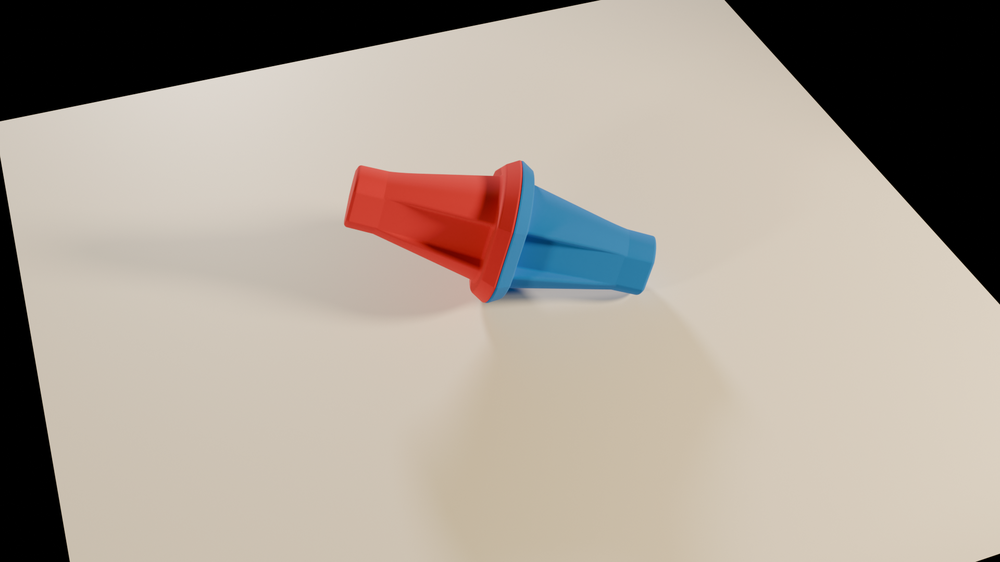
#> input picture pin.png, 1000 x 562 px, shrunk from 1920 x 1080 before the run
$ python pin_contour.py
#> lines starting #> are read from the running program, lines starting #| are printed output that depends on the picture; after the words box and inside, x2 and y2 are one past the last pixel; in counts of white or black regions, pixels touching at a corner belong together
import cv2
from pupil_apriltags import Detector
import numpy as np
from matplotlib import pyplot as plt

img = cv2.imread("pin.png")
#> img is the input picture: shape (562, 1000, 3); mean B, G, R 148.8, 159.4, 169.4

imgray = cv2.cvtColor(img, cv2.COLOR_BGR2GRAY)
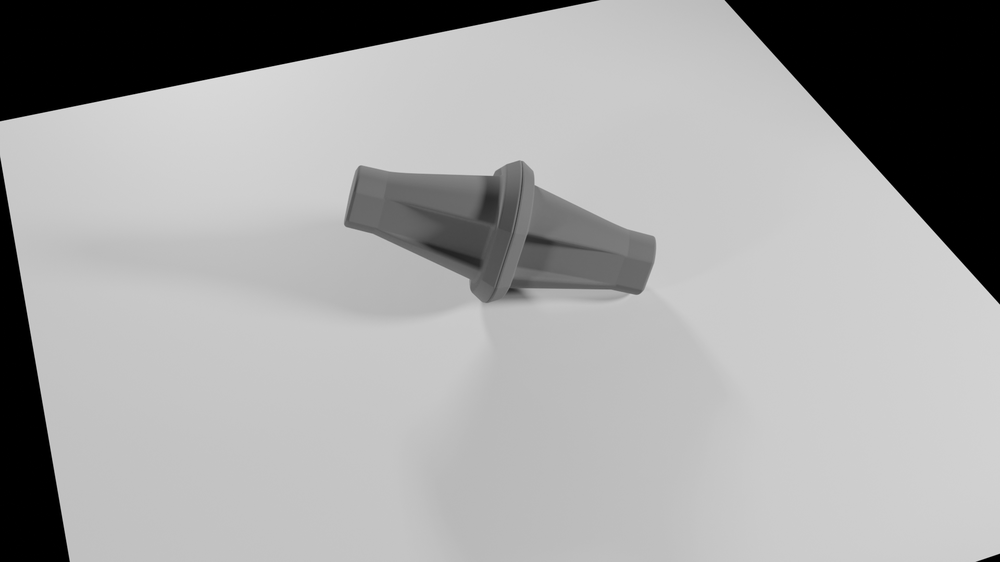
#> imgray: shape (562, 1000); min 0, max 229, mean 161.2

ret, thresh = cv2.threshold(imgray, 127, 255, 0)
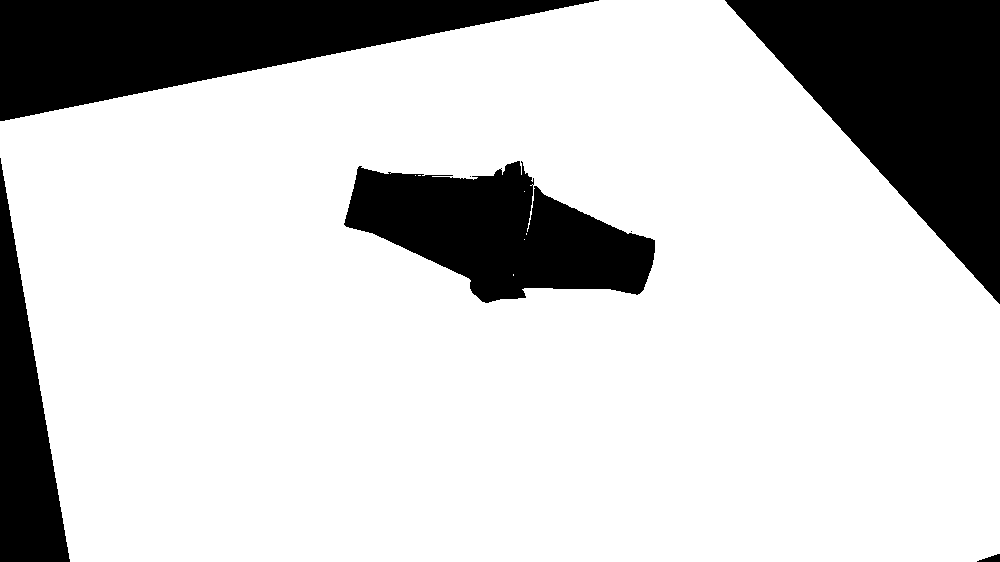
#> thresh: shape (562, 1000); 78.9% white; 7 black regions (2 under 20 px)
contours, hierarchy = cv2.findContours(thresh, cv2.RETR_TREE, cv2.CHAIN_APPROX_SIMPLE)
#> contours = 11 contours, 9 with area under 20; largest, box (x1, y1, x2, y2) and area: (0, 0, 1000, 562) 467816, (343, 160, 656, 304) 26323
cv2.drawContours(img, contours, -1, (0,255,0), 3)
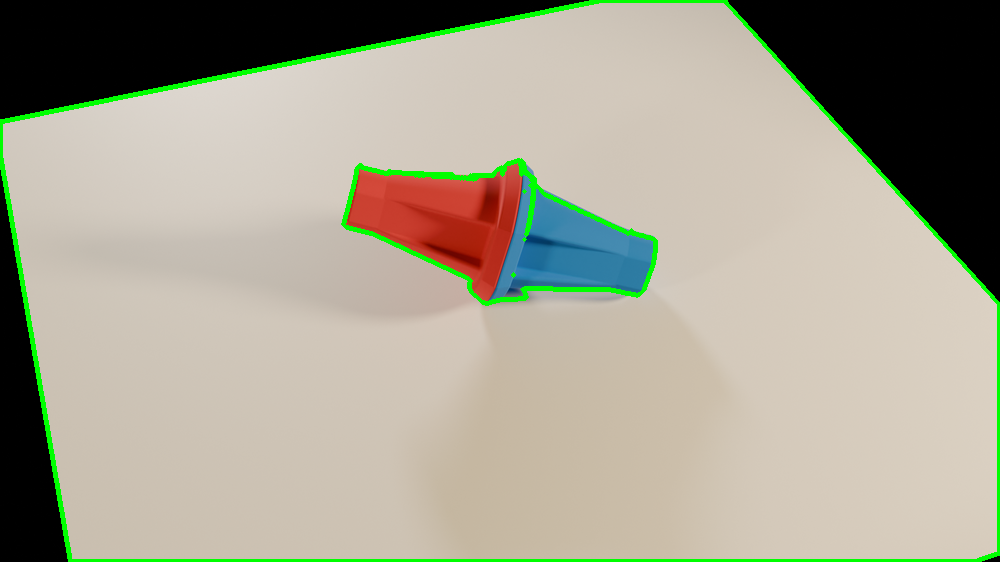
#> img: shape (562, 1000, 3); 2.63% of pixels changed, all inside (x1, y1, x2, y2) = (0, 0, 1000, 562)

cv2.imshow("Pin - Greyscale", img)

cv2.waitKey(0)
cv2.destroyAllWindows()
